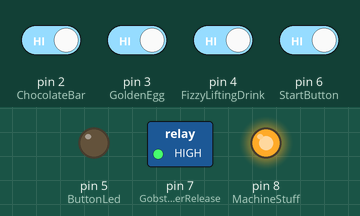
Recording of a sketch running on a simulated Arduino Uno, built with avr-gcc and run on an emulated ATmega328P. Shown: switched loads named in the sketch (green lamp = pin HIGH), output pins drawn as LEDs (lit = HIGH). Inputs (shaded band) come from the test bench; at power-on: pin 2 (ChocolateBar), pin 3 (GoldenEgg), pin 4 (FizzyLiftingDrink), pin 6 (StartButton) HIGH.

Above: at 1.2 s.
1.3 s: pin 2 (ChocolateBar) driven LOW and pin 3 (GoldenEgg) driven LOW and pin 4 (FizzyLiftingDrink) driven LOW and pin 6 (StartButton) driven LOW
At 2.0 s:
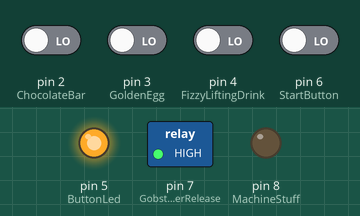
At 17.8 s:
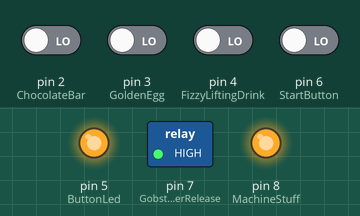
Timing chart, 0 to 18.8 s (numbered marks = the images above; inputs shaded):
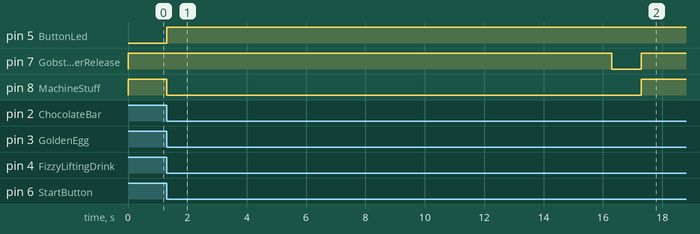

The sketch:

EverlastingGobbstopper.ino
```cpp
int ChocolateBar = 2;
int GoldenEgg = 3;
int FizzyLiftingDrink = 4;
int ButtonLed = 5;
int StartButton = 6;
int GobstopperRelease = 7;
int MachineStuff = 8;
int OneTimeUse = 0;


void setup() {
pinMode (ChocolateBar, INPUT_PULLUP);
pinMode (GoldenEgg, INPUT_PULLUP);
pinMode (FizzyLiftingDrink, INPUT_PULLUP);
pinMode (ButtonLed, OUTPUT);
pinMode (StartButton, INPUT_PULLUP);
pinMode (GobstopperRelease, OUTPUT);
pinMode (MachineStuff, OUTPUT);

digitalWrite (ButtonLed, LOW);
digitalWrite (GobstopperRelease, HIGH);
digitalWrite (MachineStuff, HIGH);
}

void loop() {
  // put your main code here, to run repeatedly:
int ChocolateBarS = digitalRead(ChocolateBar);
int GoldenEggS = digitalRead(GoldenEgg);
int FizzyLiftingDrinkS = digitalRead(FizzyLiftingDrink);
int StartButtonS = digitalRead(StartButton);

if (ChocolateBarS == LOW && GoldenEggS == LOW && FizzyLiftingDrinkS == LOW){
  digitalWrite (ButtonLed,HIGH);}
  else digitalWrite (ButtonLed,LOW);
if (ChocolateBarS == LOW && GoldenEggS == LOW && FizzyLiftingDrinkS == LOW && StartButtonS == LOW){
  OneTimeUse++;}
if (OneTimeUse == 1)  {
digitalWrite (ButtonLed,HIGH);
digitalWrite (MachineStuff,LOW);
delay (15000);
digitalWrite (GobstopperRelease, LOW);
delay (1000);
digitalWrite (GobstopperRelease, HIGH);
digitalWrite (MachineStuff, HIGH);
OneTimeUse++;
}
}
```

Measured:
- after the input at 1.3 s, pin 5 (ButtonLed): LOW → HIGH at once; pin 7 (GobstopperRelease): HIGH → LOW after 15.0 s, → HIGH 1.0 s later; pin 8 (MachineStuff): HIGH → LOW at once, → HIGH 16.0 s later
